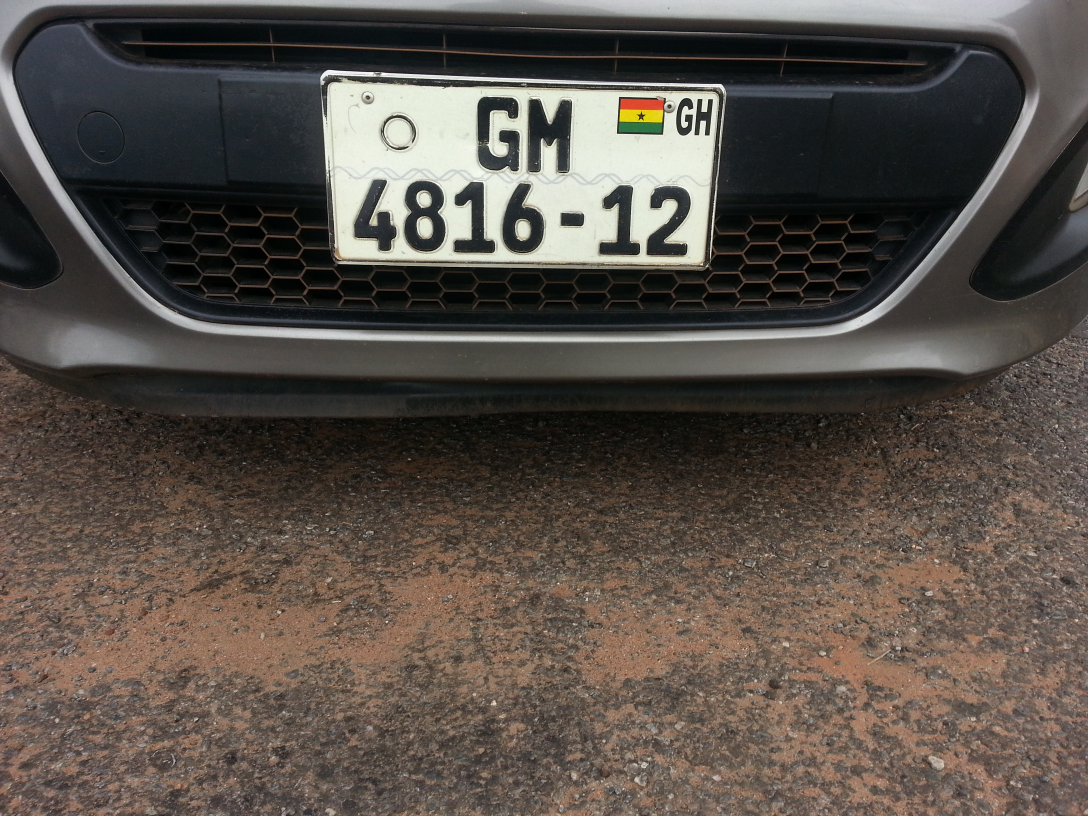
#> input picture images/md.jpg, 3264 x 2448 px (shown at 1/3 size)
$ python grabcut.py
#> lines starting #> are read from the running program, lines starting #| are printed output that depends on the picture
import numpy as np
import cv2
from matplotlib import pyplot as plt

img = cv2.imread('images/md.jpg')              # img.shape : (413, 620, 3)
#> img is the input picture: shape (2448, 3264, 3); mean B, G, R 72.6, 79.3, 87.1
mask = np.zeros(img.shape[:2],np.uint8)   # img.shape[:2] = (413, 620)

bgdModel = np.zeros((1,65),np.float64)
fgdModel = np.zeros((1,65),np.float64)

rect = (300,120,470,350)

# this modifies mask
cv2.grabCut(img,mask,rect,bgdModel,fgdModel,5,cv2.GC_INIT_WITH_RECT)

# If mask==2 or mask== 1, mask2 get 0, other wise it gets 1 as 'uint8' type.
mask2 = np.where((mask==2)|(mask==0),0,1).astype('uint8')

# adding additional dimension for rgb to the mask, by default it gets 1
# multiply it with input image to get the segmented image
img_cut = img*mask2[:,:,np.newaxis]
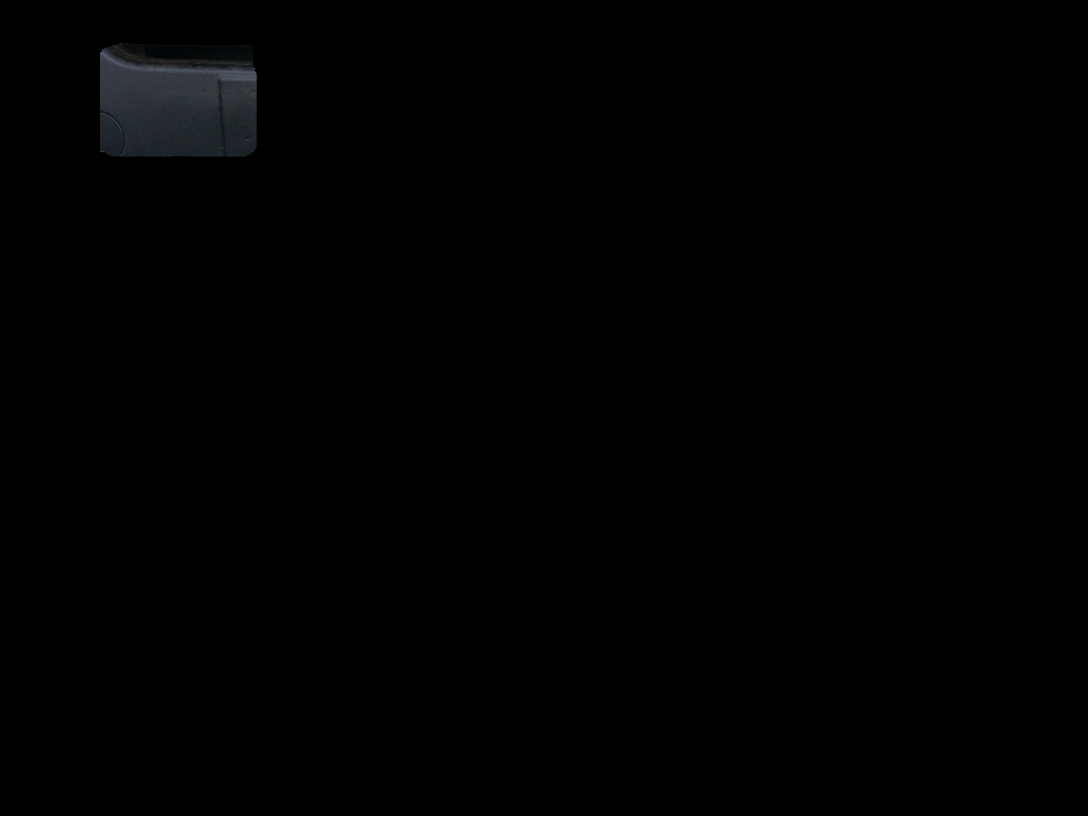
#> img_cut: shape (2448, 3264, 3) (shown at 1/3 size); mean B, G, R 0.9, 0.8, 0.7

plt.subplot(211),plt.imshow(img)
plt.title('Input Image'), plt.xticks([]), plt.yticks([])
plt.subplot(212),plt.imshow(img_cut)
plt.title('Grab cut'), plt.xticks([]), plt.yticks([])
plt.show()
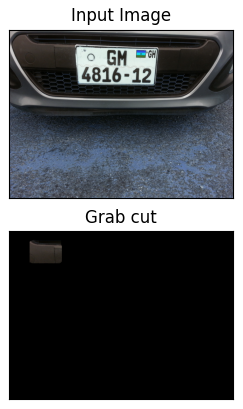
#> figure drawn by matplotlib, 2 panels; B, G, R data is drawn as R, G, B
